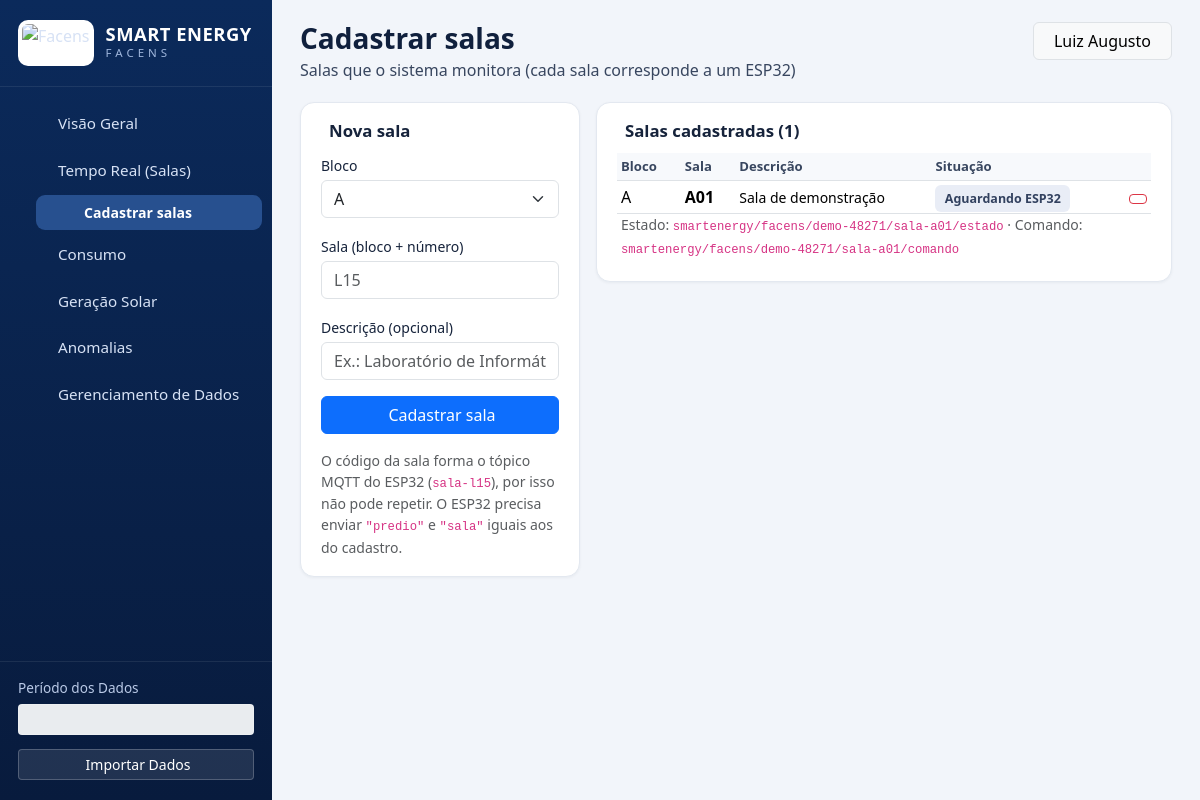
/salas (signed in), run on the app's committed database.
### tables this page shows
CREATE TABLE salas_cadastradas (
    predio TEXT NOT NULL,
    sala TEXT NOT NULL,
    descricao TEXT,
    criada_em TEXT NOT NULL,
    PRIMARY KEY (predio, sala)
);

### app/rotas.py (the view)
@bp.get("/salas")
def cadastro_salas():
    conn = _conn()
    try:
        salas = regras_tempo_real.listar_salas(conn, _cfg("OFFLINE_AFTER_S"), _cfg("COMMAND_TIMEOUT_S"))
        return _page(conn, "cadastro_salas.html", "salas", "Cadastrar salas",
                     "Salas que o sistema monitora (cada sala corresponde a um ESP32)",
                     salas=salas, blocos=regras_tempo_real.BLOCOS, topico_base=_cfg("MQTT_BASE_TOPIC"), slug=regras_tempo_real.nome_no_topico)
    finally:
        conn.close()

### app/analise_dados_reais.py (called while the page is built)
def anos_disponiveis(conn: sqlite3.Connection) -> list[int]:
    linhas = conn.execute("SELECT DISTINCT ano FROM consumo_mensal ORDER BY ano DESC")
    return [linha[0] for linha in linhas]

### app/banco_dados.py (called while the page is built)
def connect(caminho: str) -> sqlite3.Connection:
    Path(caminho).parent.mkdir(parents=True, exist_ok=True)
    conn = sqlite3.connect(caminho, timeout=10)
    conn.row_factory = sqlite3.Row
    conn.execute("PRAGMA journal_mode=WAL")
    return conn

### app/regras_tempo_real.py (called while the page is built)
def agora_utc() -> datetime:
    return datetime.now(timezone.utc)

def data_para_texto(data: datetime) -> str:
    return data.astimezone(timezone.utc).isoformat(timespec="seconds").replace("+00:00", "Z")

def nome_no_topico(sala: str) -> str:
    return f"sala-{sala.lower()}"

def expirar_comandos(conn: sqlite3.Connection, timeout_s: int, agora: datetime | None = None) -> None:
    limite = data_para_texto((agora or agora_utc()) - timedelta(seconds=timeout_s))
    with conn:
        conn.execute("UPDATE comandos SET status='expirado' WHERE status='enviado' AND ts < ?", (limite,))

### app/rotas.py (called while the page is built)
def _conn() -> sqlite3.Connection:
    return banco_dados.connect(current_app.config["DB_PATH"])

def _cfg(key):
    return current_app.config[key]

def _ano(conn) -> int | None:
    anos = analise_dados_reais.anos_disponiveis(conn)
    try:
        ano = int(request.args.get("ano", ""))
    except ValueError:
        ano = None
    return ano if ano in anos else (anos[0] if anos else None)

def _page(conn, template, ativo, titulo, subtitulo, **ctx):
    anos = analise_dados_reais.anos_disponiveis(conn)
    return render_template(template, ativo=ativo, titulo=titulo, subtitulo=subtitulo,
                           anos=anos, ano_sel=_ano(conn), **ctx)

### app/templates/cadastro_salas.html (shortened to what this page needs)
{% extends "base.html" %}
{% block content %}
<div class="row g-3">
  <div class="col-4">
    <div class="se-card">
      <h2>Nova sala</h2>
      <form method="post" action="{{ url_for('main.salas_cadastrar') }}" autocomplete="off">
        <label class="form-label small mb-1">Bloco</label>
        <select name="predio" class="form-select mb-3" required>
          {% for bloco in blocos %}
          <option value="{{ bloco }}">{{ bloco }}</option>
          {% endfor %}
        </select>
        <label class="form-label small mb-1">Sala (bloco + número)</label>
        <input name="sala" class="form-control mb-3" maxlength="4" placeholder="L15" required>
        <label class="form-label small mb-1">Descrição (opcional)</label>
        <input name="descricao" class="form-control mb-3" maxlength="80" placeholder="Ex.: Laboratório de Informática">
        <button class="btn btn-primary w-100">Cadastrar sala</button>
      </form>
      <p class="small text-muted mt-3 mb-0">
        O código da sala forma o tópico MQTT do ESP32 (<code>sala-l15</code>), por isso não pode repetir.
        O ESP32 precisa enviar <code>"predio"</code> e <code>"sala"</code> iguais aos do cadastro.
      </p>
    </div>
  </div>
  <div class="col-8">
    <div class="se-card">
      <h2>Salas cadastradas ({{ salas|length }})</h2>
      <table class="table table-sm table-se align-middle mb-0">
        <thead>
          <tr><th>Bloco</th><th>Sala</th><th>Descrição</th><th>Situação</th><th></th></tr>
        </thead>
        <tbody>
          {% for s in salas %}
          <tr>
            <td>{{ s.predio }}</td>
            <td><b>{{ s.sala }}</b></td>
            <td class="small">{{ s.descricao or '—' }}</td>
            <td>
              {% if s.aguardando_primeira_mensagem %}
                <span class="badge-se b-sim">Aguardando ESP32</span>
              {% elif s.online %}
                <span class="badge-se b-normal">Online</span>
              {% else %}
                <span class="badge-se b-sim">Offline</span>
              {% endif %}
            </td>
            <td class="text-end">
              <form method="post" action="{{ url_for('main.salas_remover') }}" class="d-inline"
                    onsubmit="return confirm('Remover a sala {{ s.sala }}? O histórico de ocorrências é mantido.')">
                <button class="btn btn-sm btn-outline-danger" title="Remover"></button>
              </form>
            </td>
          </tr>
          <tr>
            <td colspan="5" class="small text-muted border-0 pt-0">
              Estado: <code>{{ topico_base }}/{{ slug(s.sala) }}/estado</code> ·
              Comando: <code>{{ topico_base }}/{{ slug(s.sala) }}/comando</code>
            </td>
          </tr>
          {% else %}
          <tr>
            <td colspan="5" class="text-center text-muted py-4">Nenhuma sala cadastrada. Use o formulário ao lado.</td>
          </tr>
          {% endfor %}
        </tbody>
      </table>
    </div>
  </div>
</div>
{% endblock %}

### app/templates/base.html (shortened to what this page needs)
<!doctype html>
<html lang="pt-BR">
<head>
<link rel="stylesheet" href="{{ url_for('static', filename='vendor/bootstrap.min.css') }}">
<link rel="stylesheet" href="{{ url_for('static', filename='vendor/bootstrap-icons.min.css') }}">
<link rel="stylesheet" href="{{ url_for('static', filename='css/estilo.css') }}">
</head>
<body>
<aside class="se-sidebar">
  <div class="se-brand">
    <img src="{{ url_for('static', filename='img/logo-facens.jpg') }}" alt="Facens">
    <div><div class="t1">SMART ENERGY</div><div class="t2">FACENS</div></div>
  </div>
  <nav class="se-nav">
    {% for key, label, icon, endpoint, sub in NAV %}
      <a href="{{ url_for(endpoint, ano=ano_sel) if key in ('consumo','solar') and ano_sel else url_for(endpoint) }}"
         class="{{ 'active' if ativo == key }}{{ ' sub' if sub }}"><i class="bi {{ icon }}"></i>{{ label }}</a>
    {% endfor %}
  </nav>
  <div class="se-period">
    <label for="ano-sel">Período dos Dados</label>
    <select id="ano-sel" class="form-select form-select-sm" {{ 'disabled' if not anos }}>
    </select>
    <a class="btn btn-sm btn-import" href="{{ url_for('main.dados') }}#importar">Importar Dados</a>
  </div>
</aside>
<main class="se-main">
  <div class="se-topbar">
    <div><h1>{{ titulo }}</h1>{% if subtitulo %}<p>{{ subtitulo }}</p>{% endif %}</div>
    <div class="dropdown">
      <button class="btn btn-light border d-flex align-items-center gap-2" data-bs-toggle="dropdown">
        {{ user_name }}
      </button>
    </div>
  </div>
  {% block content %}{% endblock %}
</main>
</body>
</html>

### app/static/css/estilo.css (style rules this page uses)
:root { --se-navy: #0b2a5b; --se-navy-2: #081b3d; --se-green: #2e9e4f; --se-bg: #f2f5fa; --se-card: #fff; --se-text: #16233b; --se-muted: #667085; --se-border: #e3e8f0; --se-sidebar-w: 272px; }
body { background: var(--se-bg); color: var(--se-text); font-family: "Segoe UI", system-ui, -apple-system, Roboto, Arial, sans-serif; min-width: 1180px; }
.se-sidebar { position: fixed; inset: 0 auto 0 0; width: var(--se-sidebar-w); display: flex; flex-direction: column; background: linear-gradient(180deg, var(--se-navy) 0%, var(--se-navy-2) 100%); color: #d7e2f5; z-index: 100; overflow-y: auto; }
.se-brand { display: flex; align-items: center; gap: 12px; padding: 20px 18px; border-bottom: 1px solid rgba(255, 255, 255, .08); }
.se-brand img { height: 46px; width: auto; background: #fff; border-radius: 10px; padding: 4px; }
.se-brand .t1 { font-weight: 800; letter-spacing: .5px; color: #fff; font-size: 1.15rem; line-height: 1; }
.se-brand .t2 { letter-spacing: 4px; font-size: .72rem; color: #9fb6dc; }
.se-nav { padding: 14px 10px; display: flex; flex-direction: column; gap: 2px; }
.se-nav a { display: flex; align-items: center; gap: 12px; padding: 11px 14px; border-radius: 9px; color: #d7e2f5; text-decoration: none; font-size: .95rem; }
.se-nav a.sub { margin-left: 26px; padding: 7px 14px; font-size: .88rem; color: #b9c9e6; }
.se-nav a.active { background: #27508f; color: #fff; font-weight: 600; }
.se-period { margin-top: auto; padding: 16px 18px 20px; border-top: 1px solid rgba(255, 255, 255, .08); }
.se-period label { font-size: .85rem; color: #b9c9e6; margin-bottom: 6px; display: block; }
.se-period select { background: rgba(255, 255, 255, .08); color: #fff; border: 1px solid rgba(255, 255, 255, .18); }
.se-period .btn-import { width: 100%; margin-top: 14px; background: rgba(255, 255, 255, .1); color: #fff; border: 1px solid rgba(255, 255, 255, .22); }
.se-main { margin-left: var(--se-sidebar-w); padding: 22px 28px 40px; }
.se-topbar { display: flex; justify-content: space-between; align-items: flex-start; margin-bottom: 20px; }
.se-topbar h1 { font-size: 1.75rem; font-weight: 800; margin: 0; color: #10203d; }
.se-topbar p { margin: 2px 0 0; color: #38465f; }
.se-card { background: var(--se-card); border: 1px solid var(--se-border); border-radius: 14px; padding: 18px 20px; box-shadow: 0 1px 3px rgba(16, 32, 61, .05); }
.se-card h2 { font-size: 1.05rem; font-weight: 700; margin: 0 0 12px; }
.badge-se { padding: .4em .75em; border-radius: 6px; font-weight: 600; font-size: .78rem; }
.b-sim { background: #e9edf6; color: #32415f; }
.table-se th { font-size: .82rem; color: #38465f; background: #f7f9fc; }

### data on the page
salas_cadastradas: predio "A", sala "A01", descricao "Sala de demonstração", topico_base "smartenergy/facens/demo-48271", sala "sala-a01"

### other printed values
{{ label }} "Visão Geral" "Tempo Real (Salas)" "Cadastrar salas" "Consumo" "Geração Solar" "Anomalias" "Gerenciamento de Dados"
{{ titulo }} "Cadastrar salas"
{{ subtitulo }} "Salas que o sistema monitora (cada sala corresponde a um ESP32)"
{{ user_name }} "Luiz Augusto"
{{ salas|length }} "1"
form field predio "A"
